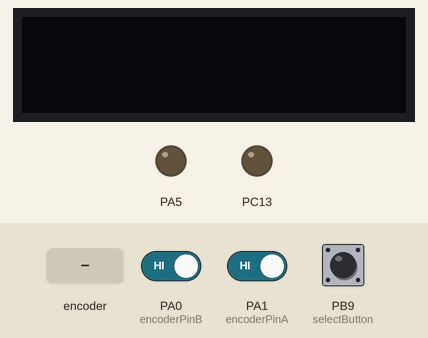
Simulated run of this sketch. Board: STM32 Blue Pill. Parts: 128×32 one-colour display, output pins drawn as LEDs (lit = HIGH). The inputs (shaded band) are chosen by the test bench; at power-on: PB9 (selectButton) HIGH, PA0 (encoderPinB) HIGH, PA1 (encoderPinA) HIGH. What the sketch prints to the serial monitor is not drawn.

Above: at 2.2 s.
2.3 s: PB9 (selectButton) pulled LOW for 0.15 s
At 3.3 s:
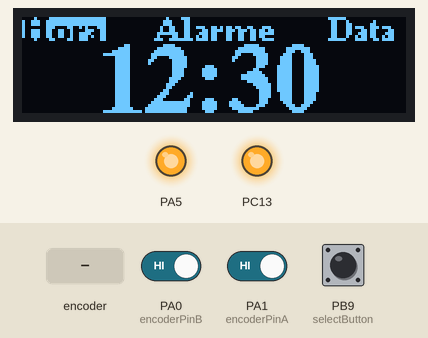
5.4 s: rotary encoder on PA1 (encoderPinA) / PA0 (encoderPinB) turned 1 step (first pin leading)
At 6.5 s:
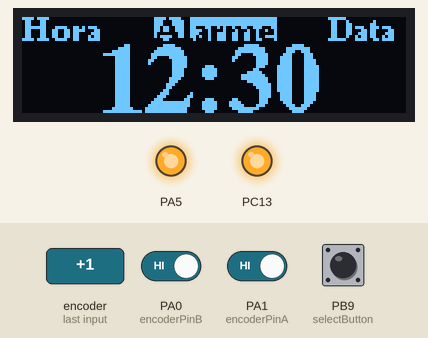
8.6 s: rotary encoder on PA1 (encoderPinA) / PA0 (encoderPinB) turned 1 step (first pin leading)
At 10.0 s:
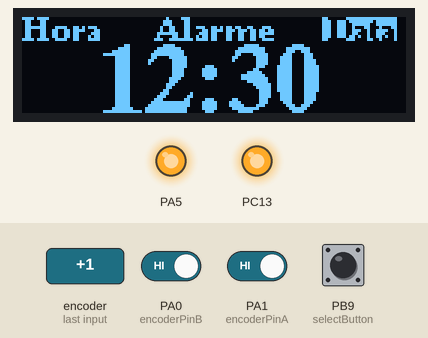
Timing chart, 0 to 11.6 s (numbered marks = the images above; inputs shaded):
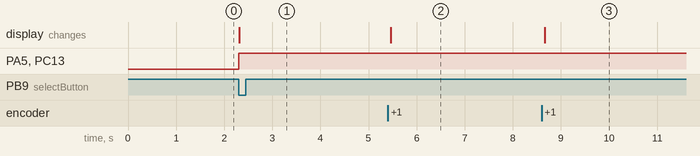

Measured:
- after the input at 2.3 s, PA5, PC13: LOW → HIGH at once; the display: changes at once (image 1)
- after the input at 5.4 s, the display: changes after 0.07 s (image 2)
- after the input at 8.6 s, the display: changes after 0.06 s (image 3)

The sketch:

alarmClock.ino
```cpp
//#include "Telas.h"
#include <U8g2lib.h>

#define menuMin 1 // VALOR MÍNIMO DE NAVEGAÇÃO DO MENU
#define menuMax 3 // VALOR MÁXIMO DE NAVEGAÇÃO DO MENU

enum PinAssignments {
  encoderPinA = PA1,   // right
  encoderPinB = PA0,   // left
  selectButton = PB9
};

volatile unsigned int encoderPos = 0;  // a counter for the dial
unsigned int lastReportedPos = 0;   // change management
int menu = 0;
int menuHora = 0;
unsigned long tempoDisplay;
bool girouEncoder = true;
bool botaoApertado = false;
static boolean rotating = false;    // debounce management
bool SwitchPress = false;

bool flag_standby = false;
int flag_menuhora = 0;
int flag_init = 0;

// interrupt service routine vars
boolean A_set = false;
boolean B_set = false;

//U8G2_SSD1306_128X64_NONAME_F_SW_I2C u8g2(U8G2_R0, PB6, PB7, U8X8_PIN_NONE);
U8G2_SSD1306_128X32_UNIVISION_F_SW_I2C u8g2(U8G2_R0, PB6, PB7, U8X8_PIN_NONE);

extern void Menu_standby(void);
extern void Menu(void);
extern void MenuHora(void);
extern void MenuAlarme(void);
extern void MenuData(void);
extern void ConfigHora(void);
extern void ConfigAlarme(void);
extern void ConfigData(void);

void giraEncoder();
void wait4Standby();
void atualizaDisplay();

void setup() {
  pinMode(encoderPinA, INPUT);
  pinMode(encoderPinB, INPUT);
  pinMode(selectButton, INPUT);
  pinMode(PC13, OUTPUT);
  pinMode(PA5, OUTPUT);

  // turn on pullup resistors
  digitalWrite(encoderPinA, HIGH);
  digitalWrite(encoderPinB, HIGH);
  digitalWrite(selectButton, HIGH);

  // encoder pin on interrupt 0 (pin 2)
  attachInterrupt(digitalPinToInterrupt(encoderPinA), doEncoderA, CHANGE);
  // encoder pin on interrupt 1 (pin 3)
  attachInterrupt(digitalPinToInterrupt(encoderPinB), doEncoderB, CHANGE);

  attachInterrupt(digitalPinToInterrupt(selectButton), doSelect, FALLING);

  flag_init = 0;

  Serial.begin(115200);  // output
  u8g2.begin();

  delay(1000); //delay pois a interrupção do bottão aciona na inicialização
}

// main loop, work is done by interrupt service routines, this one only prints stuff
void loop() {
  //// ESPERA CLICK DO BOTAO PARA INICIALIZAR
  while(flag_init == 0) {
    digitalWrite(PA5, LOW);
    botaoApertado = false;
  }
  ////
  digitalWrite(PA5, HIGH);

  rotating = true;  // reset the debouncer
  menu = constrain( (menu + (encoderPos - lastReportedPos) ), menuMin, menuMax);

  giraEncoder();

  atualizaDisplay();
  SwitchPress = false;

  switch (menu) {
    case 1: {
      tempoDisplay = millis();
      while(girouEncoder == false) {
        Serial.println(millis() - tempoDisplay);
        Serial.println("Menu Hora");
        MenuHora();
        if(SwitchPress) {
          Serial.println("====== HORA SELECIONADA ======");
          Serial.print("menu: ");
          Serial.println(menu);
          SwitchPress = false;
        }
        menu = constrain( (menu + (encoderPos - lastReportedPos) ), menuMin, menuMax);
        giraEncoder();
        wait4Standby(); //espera para standby
      }
      girouEncoder = false;
//        if (girouEncoder) {
//          while(girouEncoder == false) {
//            Serial.println("Bottao Hora");
//            MenuHora();
//            if (lastReportedPos != encoderPos) {
//              girouEncoder = true;
//              //    lastReportedPos = encoderPos;
//            }
//          }
//        Serial.println("Bottao Hora");
//        MenuHora();
//        }
//        menuHora = constrain( (menuHora + (encoderPos - lastReportedPos) ), menuMin, menuMax);
//        flag_menuhora = 0;
//        if(botaoApertado == true) {
//          Serial.println("Botao pressionado");
//          flag_menuhora = 1;
//          botaoApertado = false;
//        }
//
//        while(flag_menuhora == 1) {
//          switch(menu) {
//            case 1: //hora
//  //              Hora(hora);
//              Serial.println("Selecionando hora");
//            break;
//            case 2: //minuto
//              Serial.println("Selecionando minuto");
//            break;
//            case 3: // ok (retornar para Menu, atualizar RTC)
//              if(botaoApertado == true) {
//                flag_menuhora = 0;
//              }
//              Serial.println("Selecionando OK");
//            break;
//          }
//          menuHora = menu;
//        }
//        girouEncoder = false;

      break;
    }
    case 2: {
      tempoDisplay = millis();
        while(girouEncoder == false) {
          MenuAlarme();
          Serial.println(millis() - tempoDisplay);
          Serial.println("Menu Alarme");
          if(SwitchPress) {
            Serial.println("====== ALARME SELECIONADO ======");
            Serial.print("menu: ");
            Serial.println(menu);
            SwitchPress = false;
          }
          menu = constrain( (menu + (encoderPos - lastReportedPos) ), menuMin, menuMax);
          giraEncoder();
          wait4Standby(); //espera para standby
        }
        girouEncoder = false;

//        if (girouEncoder) {
//        MenuAlarme();
//        Serial.println("Tela Alarme");
////        }
//
//        girouEncoder = false;

        break;
      }
    case 3: {
      tempoDisplay = millis();
      while(girouEncoder == false) {
        MenuData();
        Serial.println(millis() - tempoDisplay);
        Serial.println("Menu Data");
        if(SwitchPress) {
          Serial.println("====== DATA SELECIONADA ======");
          Serial.print("menu: ");
          Serial.println(menu);
          SwitchPress = false;
        }
        menu = constrain( (menu + (encoderPos - lastReportedPos) ), menuMin, menuMax);
        giraEncoder();
        wait4Standby(); //espera para standby
      }
      girouEncoder = false;
//        if (girouEncoder) {
//        MenuData();
//        Serial.println("Tela Data");
////        }
//        girouEncoder = false;

        break;
    }
    default: {
        if (girouEncoder) {
          Menu();
          Serial.println("Tela Menu");
        }

        girouEncoder = false;

        break;
      }
  }

  lastReportedPos = encoderPos; //SALVA A POSIÇÃO ATUAL DO ENCODER PARA COMPARAR
}

void giraEncoder() {
  if (lastReportedPos != encoderPos) {
//    encoderPos = (encoderPos > NUM_MENU_ITEMS -1 )?0:encoderPos;
    Serial.print("encoderPos:");
    Serial.println(encoderPos, DEC);
    girouEncoder = true;
    lastReportedPos = encoderPos;
    tempoDisplay = millis();
  }
}

void wait4Standby() {
  if (millis() - tempoDisplay > 5000) {
    while(girouEncoder == false && SwitchPress == false) {
      Serial.println("STANDBY");
      Menu_standby();
    }
  }
}

void atualizaDisplay() {
  if ((botaoApertado == true) || (lastReportedPos != encoderPos)) {
    botaoApertado = false;
//    flag_standby == false;
    Serial.println("RESET STANDBY");
    tempoDisplay = millis();
  }

  if (millis() - tempoDisplay > 5000) {
    Serial.println("STANDBY");
    Menu_standby();
//    flag_standby = true;
  }

}

// Interrupt on A changing state
void doEncoderA() {
    // debounce
  if ( rotating ) delay (1);  // wait a little until the bouncing is done

    // Test transition, did things really change?
  if ( digitalRead(encoderPinA) != A_set ) { // debounce once more
    A_set = !A_set;

    // adjust counter + if A leads B
    if ( A_set && !B_set ) {
      encoderPos += 1;
      girouEncoder = true;
    }

    rotating = false;  // no more debouncing until loop() hits again
  }
}

// Interrupt on B changing state, same as A above
void doEncoderB() {
  if ( rotating ) delay (1);
  if ( digitalRead(encoderPinB) != B_set ) {
    B_set = !B_set;
    //  adjust counter - 1 if B leads A
    if ( B_set && !A_set ) {
      encoderPos -= 1;
      girouEncoder = true;
    }

    rotating = false;
  }
}

void doSelect() {
    botaoApertado = true;
    tempoDisplay = millis();
    flag_init = 1;
    if(flag_init == 1) {
      SwitchPress = true;
//      tempoDisplay = millis();
    }
    digitalWrite(PC13, HIGH);
//  int tempoDebounce = 100;
//  static unsigned long swDebounce;
//  bool sw;
//  static bool swAnt = 1;
//
//  sw  = digitalRead(selectButton);
//
//  if ( millis() - swDebounce  > tempoDebounce) {
//
//    if (!sw && swAnt) {
//      swDebounce = millis();
//      swAnt = sw;
//      botaoApertado = true;
//
//    } else if (sw && !swAnt) {
//      swDebounce = millis();
//      swAnt = sw;
//    }
//  }
//
//  botaoApertado = false;
}
```

displays.ino
```cpp
void Menu_standy(void);
void Menu(void);
void MenuHora(void);
void MenuAlarme(void);
void MenuData(void);
void ConfigHora(void);
void ConfigAlarme(void);
void ConfigData(void);

void Menu_standby(void) {
  u8g2.clearBuffer();
  u8g2.setFontMode(0);
  u8g2.setDrawColor(1);
  u8g2.setFont(u8g2_font_timB24_tr);
//  String horasstr = String(horas);
//  String minutesstr = String(minutes);
//  u8g2.setCursor(25,32);
//  u8g2.print(horasstr);
//
//  u8g2.drawStr(57,32," ");
//  u8g2.drawStr(57,32,":");
//
//  u8g2.setCursor(68,32);
//  u8g2.print(minutesstr);
//
//  String segundosstr = String(segundos);
//
//  u8g2.setFont(u8g2_font_ncenB08_tr);
//  if(segundos < 10) {
//    u8g2.setCursor(110,32);
//    u8g2.print("0");
//    u8g2.setCursor(115,32);
//    u8g2.print(segundosstr);
//  }
//  else {
//    u8g2.setCursor(110,32);
//    u8g2.print(segundosstr);
//  }
//  if(segundos == 59) {
//    segundos = 0;
//    minutes++;
//  }

  u8g2.drawStr(28,32,"12:30");
  u8g2.sendBuffer();
}

void Menu(void) {
  u8g2.clearBuffer();          // clear the internal memory
  //MENU
  u8g2.setFontMode(0);
  u8g2.setDrawColor(1);
  u8g2.setFont(u8g2_font_ncenB08_tr);
  u8g2.drawStr(0,8,"Hora");
  u8g2.drawStr(50,8,"Alarme");
  u8g2.drawStr(105,8,"Data");
//  u8g2.drawLine(30, 5, 100, 5);
  u8g2.setFont(u8g2_font_timB24_tr);//u8g2_font_luBIS19_tn

//  String horasstr = String(horas);
//  String minutesstr = String(minutes);
//  u8g2.setCursor(25,32);
//  u8g2.print(horasstr);
//
//  u8g2.drawStr(57,32," ");
//  u8g2.drawStr(57,32,":");
//
//  u8g2.setCursor(68,32);
//  u8g2.print(minutesstr);
//
//  String segundosstr = String(segundos);
//
//  u8g2.setFont(u8g2_font_ncenB08_tr);
//  if(segundos < 10) {
//    u8g2.setCursor(110,32);
//    u8g2.print("0");
//    u8g2.setCursor(115,32);
//    u8g2.print(segundosstr);
//  }
//  else {
//    u8g2.setCursor(110,32);
//    u8g2.print(segundosstr);
//  }
//  if(segundos == 59) {
//    segundos = 0;
//    minutes++;
//  }

  u8g2.drawStr(28,32,"12:30");
  u8g2.sendBuffer();
}

void MenuHora(void) {
  u8g2.clearBuffer();
  u8g2.setFontMode(1);
  u8g2.setDrawColor(1); /* color 1 for the box */
  u8g2.drawBox(0, 0, 28, 8);

  u8g2.setFont(u8g2_font_ncenB08_tr);  // choose a suitable font

  u8g2.setFontMode(0);
  u8g2.setDrawColor(0);
  u8g2.drawStr(0,8,"Hora"); // write something to the internal memory

  u8g2.setDrawColor(1);
  u8g2.drawStr(45,8,"Alarme");
  u8g2.drawStr(102,8,"Data");

  u8g2.setFont(u8g2_font_timB24_tr);//u8g2_font_luBIS19_tn
//  u8g2.drawStr(25,32,"12:30");

//  String horasstr = String(horas);
//  String minutesstr = String(minutes);
//  u8g2.setCursor(25,32);
//  u8g2.print(horasstr);
//
//  u8g2.drawStr(57,32," ");
//  u8g2.drawStr(57,32,":");
//
//  u8g2.setCursor(68,32);
//  u8g2.print(minutesstr);
//
//  String segundosstr = String(segundos);
//
//  u8g2.setFont(u8g2_font_ncenB08_tr);
//  if(segundos < 10) {
//    u8g2.setCursor(110,32);
//    u8g2.print("0");
//    u8g2.setCursor(115,32);
//    u8g2.print(segundosstr);
//  }
//  else {
//    u8g2.setCursor(110,32);
//    u8g2.print(segundosstr);
//  }
//  if(segundos == 59) {
//    segundos = 0;
//    minutes++;
//  }

  u8g2.drawStr(25,32,"12:30");
  u8g2.sendBuffer();          // transfer internal memory to the display
}

void MenuAlarme(void) {
  u8g2.clearBuffer();          // clear the internal memory
  u8g2.setFontMode(1);
  u8g2.setDrawColor(1); /* color 1 for the box */
//  u8g2.drawBox(0, 0, 30, 8);
  u8g2.drawBox(45, 0, 40, 8);

  u8g2.setFont(u8g2_font_ncenB08_tr); // choose a suitable font

  u8g2.setFontMode(0);
  u8g2.setDrawColor(1);
  u8g2.drawStr(0,8,"Hora"); // write something to the internal memory

  u8g2.setDrawColor(0);
  u8g2.drawStr(45,8,"Alarme");

  u8g2.setDrawColor(1);
  u8g2.drawStr(102,8,"Data");

  u8g2.setFont(u8g2_font_timB24_tr);//u8g2_font_luBIS19_tn

//  String horasstr = String(horas);
//  String minutesstr = String(minutes);
//  u8g2.setCursor(25,32);
//  u8g2.print(horasstr);
//
//  u8g2.drawStr(57,32," ");
//  u8g2.drawStr(57,32,":");
//
//  u8g2.setCursor(68,32);
//  u8g2.print(minutesstr);
//
//  String segundosstr = String(segundos);
//
//  u8g2.setFont(u8g2_font_ncenB08_tr);
//  if(segundos < 10) {
//    u8g2.setCursor(110,32);
//    u8g2.print("0");
//    u8g2.setCursor(115,32);
//    u8g2.print(segundosstr);
//  }
//  else {
//    u8g2.setCursor(110,32);
//    u8g2.print(segundosstr);
//  }
//  if(segundos == 59) {
//    segundos = 0;
//    minutes++;
//  }
  u8g2.drawStr(25,32,"12:30");
  u8g2.sendBuffer();          // transfer internal memory to the display
}

void MenuData(void) {
  u8g2.clearBuffer();          // clear the internal memory
  u8g2.setFontMode(1);
  u8g2.setDrawColor(1); /* color 1 for the box */
  u8g2.drawBox(100, 0, 25, 8);

  u8g2.setFont(u8g2_font_ncenB08_tr); // choose a suitable font

  u8g2.setFontMode(0);
  u8g2.setDrawColor(1);
  u8g2.drawStr(0,8,"Hora"); // write something to the internal memory

  u8g2.setDrawColor(1);
  u8g2.drawStr(45,8,"Alarme");

  u8g2.setDrawColor(0);
  u8g2.drawStr(102,8,"Data");

  u8g2.setDrawColor(1);
  u8g2.setFont(u8g2_font_timB24_tr);//u8g2_font_luBIS19_tn
//  u8g2.drawStr(25,32,"12:30");

//  String horasstr = String(horas);
//  String minutesstr = String(minutes);
//  u8g2.setCursor(25,32);
//  u8g2.print(horasstr);
//
//  u8g2.drawStr(57,32," ");
//  u8g2.drawStr(57,32,":");
//
//  u8g2.setCursor(68,32);
//  u8g2.print(minutesstr);
//
//  String segundosstr = String(segundos);
//
//  u8g2.setFont(u8g2_font_ncenB08_tr);
//  if(segundos < 10) {
//    u8g2.setCursor(110,32);
//    u8g2.print("0");
//    u8g2.setCursor(115,32);
//    u8g2.print(segundosstr);
//  }
//  else {
//    u8g2.setCursor(110,32);
//    u8g2.print(segundosstr);
//  }
//  if(segundos == 59) {
//    segundos = 0;
//    minutes++;
//  }

  u8g2.drawStr(25,32,"12:30");
  u8g2.sendBuffer();          // transfer internal memory to the display
}

void ConfigHora(void) {
  u8g2.clearBuffer();          // clear the internal memory
  u8g2.setFont(u8g2_font_ncenB08_tr); // choose a suitable font
  u8g2.drawStr(49,8,"HORA");  // write something to the internal memory
  u8g2.setFont(u8g2_font_u8glib_4_tr);  // choose a suitable font
  u8g2.drawButtonUTF8(115, 6, U8G2_BTN_BW1|U8G2_BTN_HCENTER, 0,  2,  0, "OK" );
//  u8g2.drawStr(49,8,"OK");  // write something to the internal memory
  u8g2.setFont(u8g2_font_inb21_mn);
  u8g2.drawStr(20,30,"12");
  u8g2.drawStr(60,30,":");
  u8g2.drawStr(80,30,"30");
  u8g2.sendBuffer();          // transfer internal memory to the display
}

void ConfigAlarme(void) {
  u8g2.clearBuffer();          // clear the internal memory
  u8g2.setFont(u8g2_font_ncenB08_tr); // choose a suitable font
  u8g2.drawStr(49,8,"HORA");  // write something to the internal memory
  u8g2.setFont(u8g2_font_u8glib_4_tr);  // choose a suitable font
  u8g2.drawButtonUTF8(115, 6, U8G2_BTN_BW1|U8G2_BTN_HCENTER, 0,  2,  0, "OK" );
//  u8g2.drawStr(49,8,"OK");  // write something to the internal memory
  u8g2.setFont(u8g2_font_inb21_mn);
  u8g2.drawStr(20,30,"12");
  u8g2.drawStr(60,30,":");
  u8g2.drawStr(80,30,"30");
  u8g2.sendBuffer();          // transfer internal memory to the display
}

void ConfigData(void) {
  u8g2.clearBuffer();          // clear the internal memory
  u8g2.setFont(u8g2_font_ncenB08_tr); // choose a suitable font
  u8g2.drawStr(49,8,"DATA");  // write something to the internal memory
  u8g2.setFont(u8g2_font_u8glib_4_tr);  // choose a suitable font
  u8g2.drawButtonUTF8(115, 6, U8G2_BTN_BW1|U8G2_BTN_HCENTER, 0,  2,  0, "OK" );
//  u8g2.drawStr(49,8,"OK");  // write something to the internal memory
  u8g2.setFont(u8g2_font_inb21_mn);
  u8g2.drawStr(0,30,"21");
  u8g2.drawStr(30,30,"/");
  u8g2.drawStr(45,30,"02");
  u8g2.drawStr(77,30,"/");
  u8g2.drawStr(92,30,"22");
  u8g2.sendBuffer();          // transfer internal memory to the display
}
```
